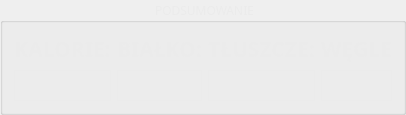
         <widget class="QGroupBox" name="dataGroupBox">
          <property name="font">
           <font>
            <family>Bahnschrift</family>
            <weight>50</weight>
            <bold>false</bold>
           </font>
          </property>
          <property name="styleSheet">
           <string notr="true">QGroupBox {color: rgb(235, 235, 235); }</string>
          </property>
          <property name="title">
           <string>PODSUMOWANIE</string>
          </property>
          <property name="alignment">
           <set>Qt::AlignCenter</set>
          </property>
          <property name="flat">
           <bool>false</bool>
          </property>
          <layout class="QGridLayout" name="gridLayout">
           <item row="1" column="1">
            <widget class="QLabel" name="showTotalProteins">
             <property name="font">
              <font>
               <family>Bahnschrift</family>
               <pointsize>16</pointsize>
               <weight>75</weight>
               <bold>true</bold>
              </font>
             </property>
             <property name="styleSheet">
              <string notr="true">QLabel {color: rgb(235, 235, 235); }</string>
             </property>
             <property name="frameShape">
              <enum>QFrame::Box</enum>
             </property>
             <property name="text">
              <string/>
             </property>
             <property name="alignment">
              <set>Qt::AlignCenter</set>
             </property>
            </widget>
           </item>
           <item row="1" column="3">
            <widget class="QLabel" name="showTotalCarbons">
             <property name="font">
              <font>
               <family>Bahnschrift</family>
               <pointsize>16</pointsize>
               <weight>75</weight>
               <bold>true</bold>
              </font>
             </property>
             <property name="styleSheet">
              <string notr="true">QLabel {color: rgb(235, 235, 235); }</string>
             </property>
             <property name="frameShape">
              <enum>QFrame::Box</enum>
             </property>
             <property name="text">
              <string/>
             </property>
             <property name="alignment">
              <set>Qt::AlignCenter</set>
             </property>
            </widget>
           </item>
           <item row="0" column="1">
            <widget class="QLabel" name="proteinLabel">
             <property name="font">
              <font>
               <family>Bahnschrift Light</family>
               <pointsize>16</pointsize>
               <weight>75</weight>
               <italic>false</italic>
               <bold>true</bold>
              </font>
             </property>
             <property name="styleSheet">
              <string notr="true">QLabel {color: rgb(235, 235, 235); }</string>
             </property>
             <property name="text">
              <string>BIAŁKO:</string>
             </property>
             <property name="alignment">
              <set>Qt::AlignCenter</set>
             </property>
            </widget>
           </item>
           <item row="0" column="3">
            <widget class="QLabel" name="carbonLabel">
             <property name="font">
              <font>
               <family>Bahnschrift Light</family>
               <pointsize>16</pointsize>
               <weight>75</weight>
               <italic>false</italic>
               <bold>true</bold>
               <underline>false</underline>
               <strikeout>false</strikeout>
              </font>
             </property>
             <property name="styleSheet">
              <string notr="true">QLabel {color: rgb(235, 235, 235); }</string>
             </property>
             <property name="frameShape">
              <enum>QFrame::NoFrame</enum>
             </property>
             <property name="text">
              <string>WĘGLE</string>
             </property>
             <property name="alignment">
              <set>Qt::AlignCenter</set>
             </property>
            </widget>
           </item>
           <item row="1" column="0">
            <widget class="QLabel" name="showTotalKcals">
             <property name="font">
              <font>
               <family>Bahnschrift</family>
               <pointsize>16</pointsize>
               <weight>75</weight>
               <bold>true</bold>
              </font>
             </property>
             <property name="layoutDirection">
              <enum>Qt::LeftToRight</enum>
             </property>
             <property name="autoFillBackground">
              <bool>false</bool>
             </property>
             <property name="styleSheet">
              <string notr="true">QLabel {color: rgb(235, 235, 235); }</string>
             </property>
             <property name="frameShape">
              <enum>QFrame::Box</enum>
             </property>
             <property name="text">
              <string/>
             </property>
             <property name="scaledContents">
              <bool>true</bool>
             </property>
             <property name="alignment">
              <set>Qt::AlignCenter</set>
             </property>
            </widget>
           </item>
           <item row="0" column="2">
            <widget class="QLabel" name="fatLabel">
             <property name="font">
              <font>
               <family>Bahnschrift Light</family>
               <pointsize>16</pointsize>
               <weight>75</weight>
               <italic>false</italic>
               <bold>true</bold>
              </font>
             </property>
             <property name="styleSheet">
              <string notr="true">QLabel {color: rgb(235, 235, 235); }</string>
             </property>
             <property name="text">
              <string>TŁUSZCZE:</string>
             </property>
             <property name="alignment">
              <set>Qt::AlignCenter</set>
             </property>
            </widget>
           </item>
           <item row="0" column="0">
            <widget class="QLabel" name="dietLabel">
             <property name="font">
              <font>
               <family>Bahnschrift Light</family>
               <pointsize>16</pointsize>
               <weight>75</weight>
               <italic>false</italic>
               <bold>true</bold>
              </font>
             </property>
             <property name="layoutDirection">
              <enum>Qt::RightToLeft</enum>
             </property>
             <property name="styleSheet">
              <string notr="true">QLabel {color: rgb(235, 235, 235); }</string>
             </property>
             <property name="frameShape">
              <enum>QFrame::NoFrame</enum>
             </property>
             <property name="text">
              <string>KALORIE:</string>
             </property>
             <property name="alignment">
              <set>Qt::AlignCenter</set>
             </property>
            </widget>
           </item>
           <item row="1" column="2">
            <widget class="QLabel" name="showTotalFats">
             <property name="font">
              <font>
               <family>Bahnschrift</family>
               <pointsize>16</pointsize>
               <weight>75</weight>
               <bold>true</bold>
              </font>
             </property>
             <property name="styleSheet">
              <string notr="true">QLabel {color: rgb(235, 235, 235); }</string>
             </property>
             <property name="frameShape">
              <enum>QFrame::Box</enum>
             </property>
             <property name="text">
              <string/>
             </property>
             <property name="alignment">
              <set>Qt::AlignCenter</set>
             </property>
            </widget>
           </item>
          </layout>
         </widget>
